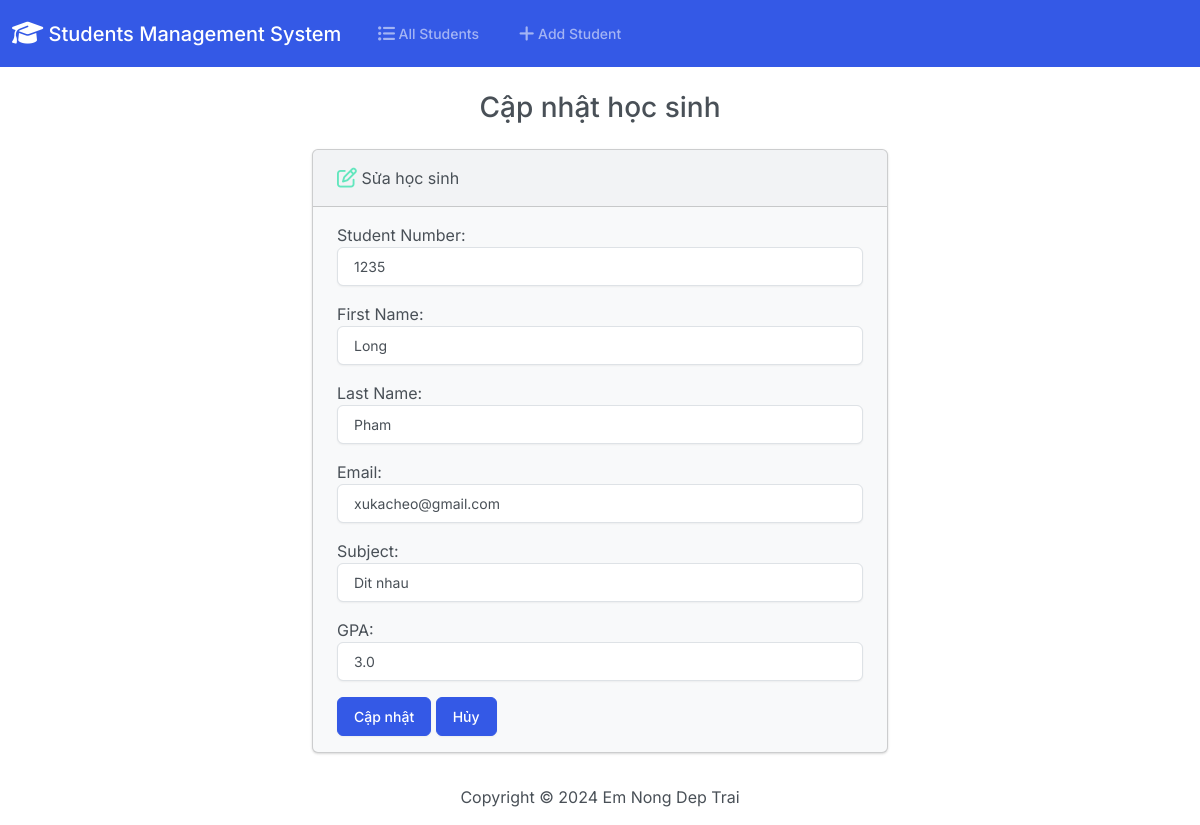
/edit/8/, run on the app's committed database.
### student/models.py (models this page shows, shortened)
class Student(models.Model):
    student_number = models.PositiveBigIntegerField()
    first_name = models.CharField(max_length=50)
    last_name = models.CharField(max_length=50)
    email = models.EmailField()
    field_of_study = models.CharField(max_length=50)
    gpa = models.FloatField()

### student/views.py (the view)
# urls.py: path('edit/<int:id>/', views.edit, name='edit'),
def edit(request, id):
    if request.method == 'POST':
        student = Student.objects.get(pk=id)
        form = StudentForm(request.POST, instance=student)
        if form.is_valid():
            form.save()
            return render(request, 'students/edit.html', {
                'form': form,
                'success': True
            })
    else:
        student = Student.objects.get(pk=id)
        form = StudentForm(instance=student)
    return render(request, 'students/edit.html', {
        'form': form
    })

### student/forms.py
class StudentForm(forms.ModelForm):
    class Meta:
        model = Student
        fields = ['student_number', 'first_name', 'last_name', 'email', 'field_of_study', 'gpa']
        labels = {
            'student_number': 'Student Number',
            'first_name': 'First Name',
            'last_name': 'Last Name',
            'email': 'Email',
            'field_of_study': 'Subject',
            'gpa': 'GPA'
        }
        widgets = {
            'student_number': forms.NumberInput(attrs={'class': 'form-control'}),
            'first_name': forms.TextInput(attrs={'class': 'form-control'}),
            'last_name': forms.TextInput(attrs={'class': 'form-control'}),
            'email': forms.EmailInput(attrs={'class': 'form-control'}),
            'field_of_study': forms.TextInput(attrs={'class': 'form-control'}),
            'gpa': forms.NumberInput(attrs={'class': 'form-control'}),
        }

### student/templates/students/edit.html (shortened to what this page needs)
{% extends "base.html" %}
{% block body %}
    <h3 class="text-center m-4">Cập nhật học sinh</h3>
    {% if success %}
        <div class="alert alert-success" role="alert">
            Update student successfully!
            <a href="{% url 'index' %}" class="arlet-link">Về trang chủ.</a>
        </div>
    {% else %}
        <div class="row justify-content-center">
            <div class="col-6">
                <div class="card bg-light mb-3">
                    <div class="card-header">
                        <i class="fa-regular fa-pen-to-square fa-lg" style="color: #63E6BE;"></i> Sửa học sinh
                    </div>
                    <div class="card-body">
                      <form action="" method="POST">
                        {{ form.as_p }}
                        <button type="submit" class="btn btn-primary">Cập nhật</button>
                        <a href="{% url 'index' %}" class="btn btn-primary">Hủy</a>
                      </form>
                    </div>
                </div>
            </div>
        </div>
    {% endif %}
{% endblock %}

### data on the page
Student: student_number "1235", first_name "Long", last_name "Pham", email "xukacheo@gmail.com", field_of_study "Dit nhau", gpa "3.0"
